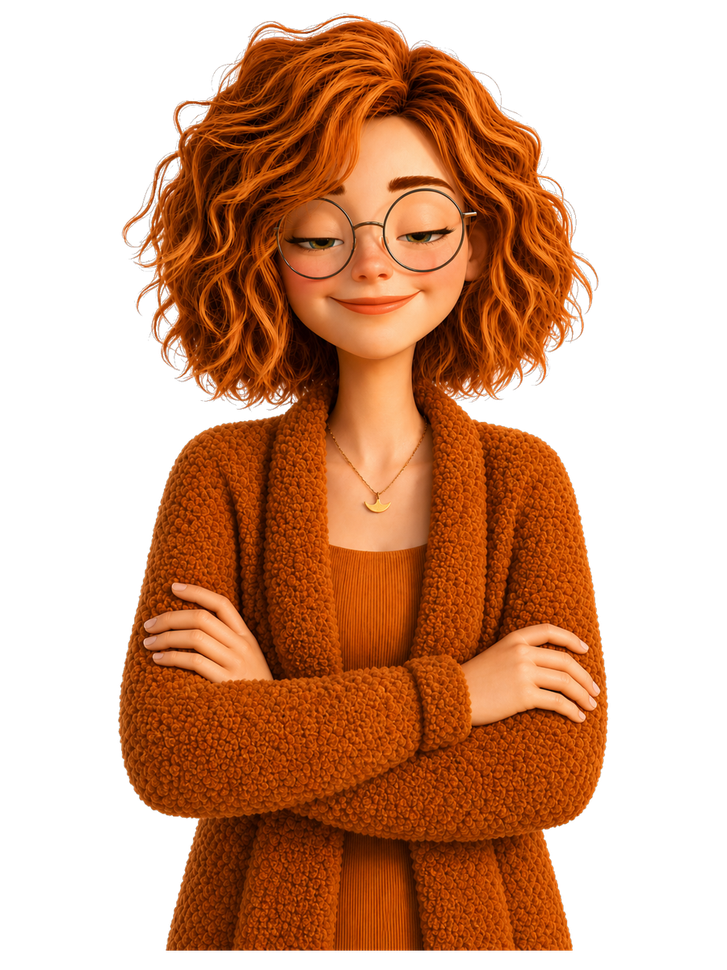
#> input picture src/assets/freya-anim-blink-mid.png, 727 x 970 px, shrunk from 900 x 1200 before the run, given in place of freya-avatar.png, which was not available
$ python make_freya_blink.py
#> lines starting #> are read from the running program, lines starting #| are printed output that depends on the picture; pictures that were not available may be replaced by others from this repository, and a replacement may not be noted
from pathlib import Path
from PIL import Image, ImageDraw, ImageFilter

assets = Path(r"e:\Antarious V2\src\assets")


def make_blink(src_path: Path, out_path: Path, eyes: list[tuple[float, float, float, float]]) -> None:
    img = Image.open(src_path).convert("RGBA")
#> img is the input picture: PIL image 727x970 RGBA; mean R, G, B, A 86, 40, 13, 130.3
    w, h = img.size
#> w = 727; h = 970
    overlay = Image.new("RGBA", (w, h), (0, 0, 0, 0))
#> overlay: PIL image 727x970 RGBA; every value is 0
    draw = ImageDraw.Draw(overlay)

    for cx_n, cy_n, rx_n, ry_n in eyes:
        cx, cy = int(cx_n * w), int(cy_n * h)
        rx, ry = max(4, int(rx_n * w)), max(2, int(ry_n * h))
        sx = min(w - 1, max(0, cx))
        sy = min(h - 1, max(0, cy + ry + 6))
        skin = img.getpixel((sx, sy))[:3]
        lid = tuple(max(0, min(255, c - 10)) for c in skin) + (250,)
        crease = tuple(max(0, min(255, c - 40)) for c in skin) + (200,)
        box = [cx - rx, cy - ry, cx + rx, cy + ry]
        draw.ellipse(box, fill=lid)
        draw.arc(
            [cx - rx, cy - max(2, ry // 2), cx + rx, cy + max(2, ry // 2)],
            0,
            180,
            fill=crease,
            width=max(2, ry // 2),
        )
#> this loop made 2 passes
#> (skin, lid, crease) on passes 1 to 2: ((108, 38, 2), (98, 28, 0, 250), (68, 0, 0, 200)), ((124, 37, 0), (114, 27, 0, 250), (84, 0, 0, 200))

    blurred = overlay.filter(ImageFilter.GaussianBlur(radius=max(1.2, w / 200)))
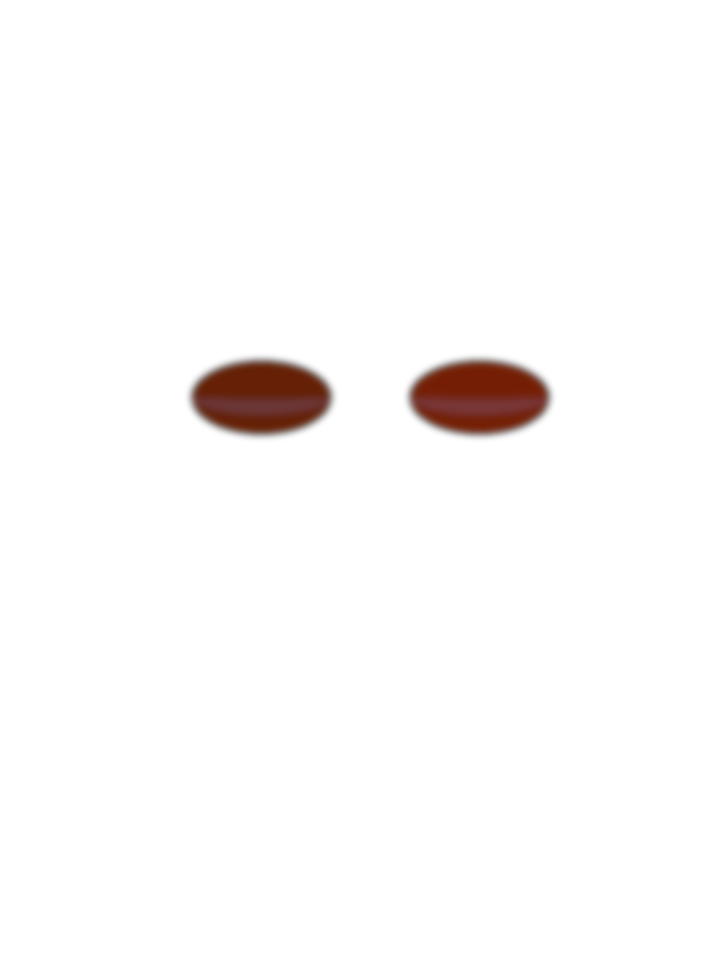
#> blurred: PIL image 727x970 RGBA; mean R, G, B, A 2.2, 0.5, 0, 5.4; transparent parts drawn white
    out = Image.alpha_composite(img, blurred)
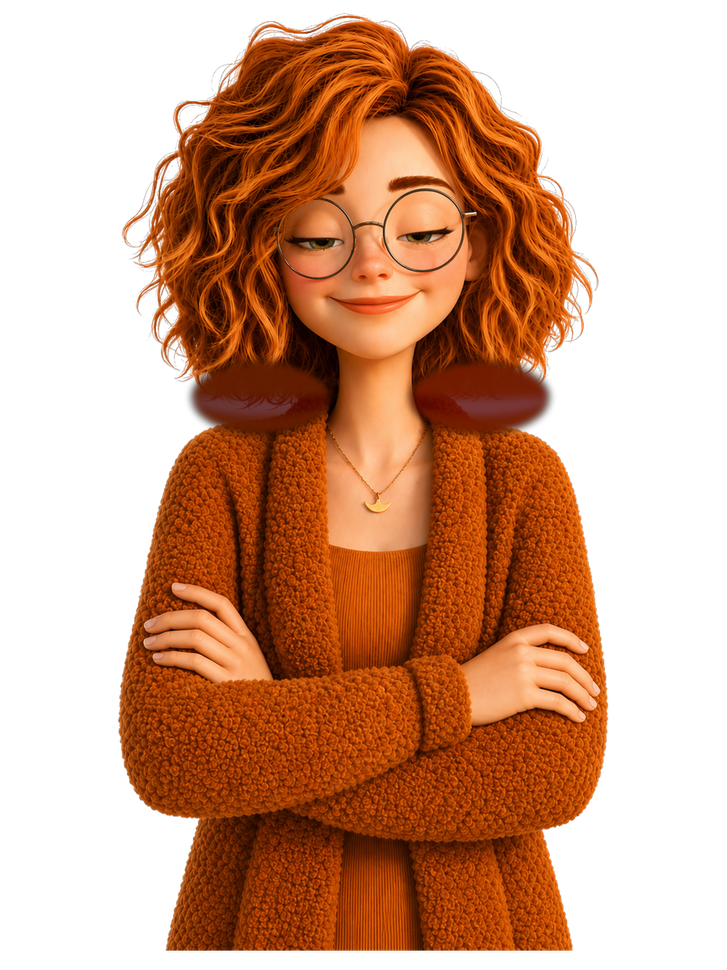
#> out: PIL image 727x970 RGBA; mean R, G, B, A 85.5, 39.2, 12.5, 132; transparent parts drawn white
    out.save(out_path, "PNG")
    print("wrote", out_path.name, out.size)
#| wrote freya-avatar-blink.png (727, 970)


make_blink(
    assets / "freya-avatar.png",
    assets / "freya-avatar-blink.png",
    eyes=[
        (0.36, 0.41, 0.095, 0.038),
        (0.66, 0.41, 0.095, 0.038),
    ],
)

make_blink(
    assets / "freya-portrait.png",
    assets / "freya-portrait-blink.png",
    eyes=[
        (0.36, 0.202, 0.085, 0.022),
        (0.66, 0.202, 0.085, 0.022),
    ],
)
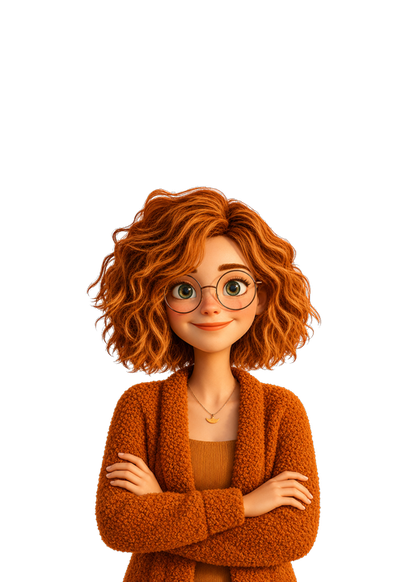
#> input picture src/assets/freya-portrait.png, 414 x 582 px, shrunk from 512 x 720 before the run, found by its file name
#> in make_blink, img is the input picture: PIL image 414x582 RGBA; mean R, G, B, A 51.1, 23.6, 8, 76.7
#> in make_blink (call 2), `overlay = Image.new("RGBA", (w, h), (0, 0, 0, 0))`: overlay: PIL image 414x582 RGBA; every value is 0
#> the loop in make_blink (call 2), `for cx_n, cy_n, rx_n, ry_n in eyes:` made 2 passes
#> (lid, crease) on passes 1 to 2: ((0, 0, 0, 250), (0, 0, 0, 200)), ((0, 0, 0, 250), (0, 0, 0, 200))
#> in make_blink (call 2), `blurred = overlay.filter(ImageFilter.GaussianBlur(radius=max(1.2, w / ..`:
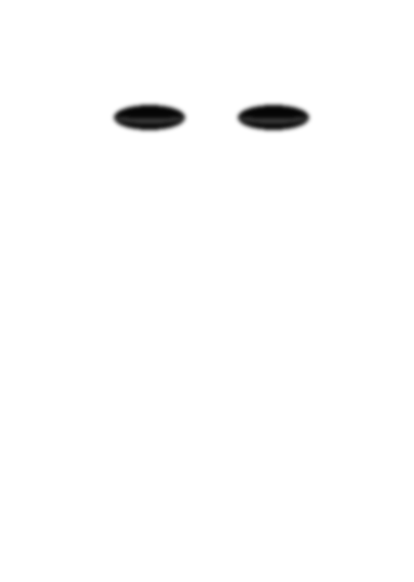
#> blurred: PIL image 414x582 RGBA; mean R, G, B, A 0, 0, 0, 2.8; transparent parts drawn white
#| wrote freya-portrait-blink.png (414, 582)

print("done")
